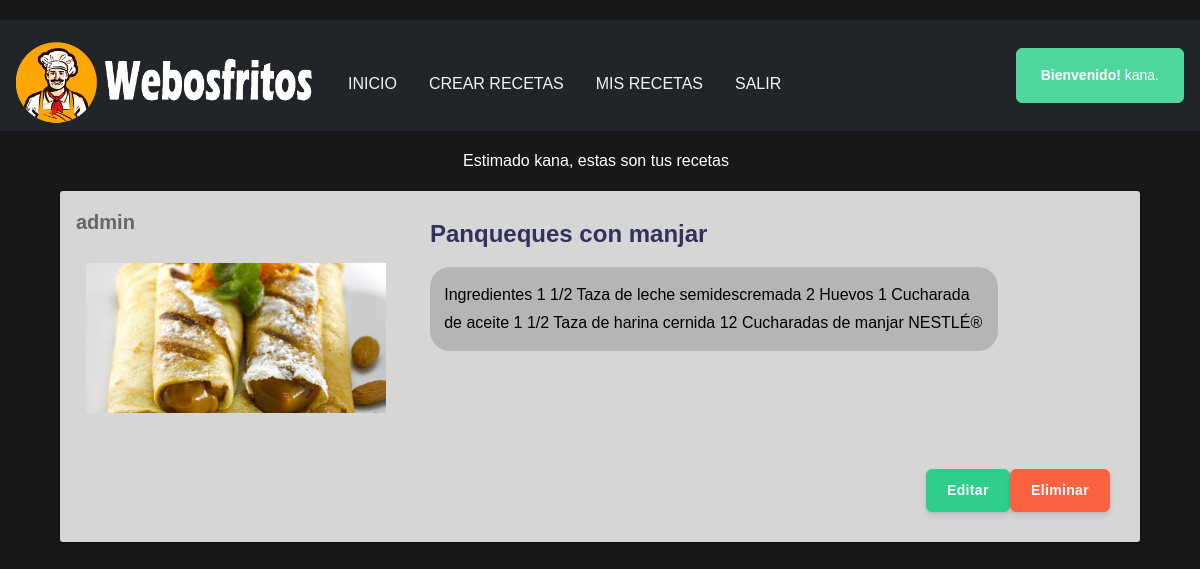
/receta/24/ (signed in), run on the app's committed database.
### core/models.py (models this page shows, shortened)
class Receta(models.Model):
    idreceta = models.AutoField(primary_key=True)
    titulo = models.CharField(max_length=20, null=False, verbose_name='Titulo de la receta')
    imagen = models.ImageField(upload_to='recetas', null= True)
    parrafo = models.TextField(verbose_name='Descripcion de la receta')
    usuario = models.ForeignKey(User, on_delete=models.CASCADE)

### core/views.py (the view)
# urls.py: path('receta/<int:pk>/', PostDetailView.as_view(), name='post-detail'),
class PostDetailView(DetailView):
    model = Receta

### core/templates/core/receta_detail.html
{% extends "core/base.html" %}
{% load static %}
{% load crispy_forms_tags %}
{% block content %}
    <link rel="stylesheet" type="text/css" href="{% static 'core/css/post.css' %}">
    <center><p class="mr-2">Estimado {{user}}, estas son tus recetas</p></center>
    <div class="container">
        <div class="col-md-12 col-lg-12">
            <article class="post vt-post">
                <div class="row">
                    <div class="col-xs-12 col-sm-5 col-md-5 col-lg-4">
                        <div class="post-type post-img">
                            <h2 style="color: rgb(102, 102, 102); margin: 1rem;">{{ receta.usuario.username }}</p>
                            <img style="padding: auto; margin: 10px;" class="article-img" width="300" src="{{ receta.imagen.url }}">
                        </div>
                    </div>
                    <div class="col-xs-12 col-sm-7 col-md-7 col-lg-8" >
                        <div class="caption">
                            <h2 class="md-heading">{{receta.titulo }}</h2>
                            <p style="color: black; background-color: rgba(150, 150, 150, 0.507); padding: 2%; margin-right: 20%; border-radius: 20px;">{{ receta.parrafo }} </p>
                        </div>
                    </div>
                </div>
                <div class="d-flex justify-content-end" style="margin: 30px;">
                    <a href="{% url 'post-update' receta.pk %}"><button class="btn btn-success">Editar</button></a>
                    <a href="{% url 'post-delete' receta.pk %}"><button class="btn btn-warning">Eliminar</button></a>
                </div>
            </article>
        </div>
    </div>
{% endblock content %}

### core/templates/core/base.html (shortened to what this page needs)
{% load static %}
<!DOCTYPE html>
<html>
<head>
    <link rel="stylesheet" href="https://maxcdn.bootstrapcdn.com/bootstrap/4.0.0/css/bootstrap.min.css">
    <link rel="stylesheet" type="text/css" href="{% static 'core/css/argon-css.css' %}">
</head>
<body>
    <header>
        <nav class="navbar navbar-expand-lg navbar-dark bg-dark">
            <a class="navbar-brand" href="{% url 'home' %}"><img src="{% static 'core/imagenes/webosfritosclaro.png' %}" width="300" alt=""></a>
            <div class="collapse navbar-collapse" id="navbarTogglerDemo03">
              <ul class="navbar-nav mr-auto mt-2 mt-lg-0">
                <li class="nav-item"><a class="nav-link" href="{% url 'home' %}">INICIO</a></li>
                {% if user.is_authenticated %}
                    <li class="nav-item"><a class="nav-link" href="{% url 'crear_receta' %}">CREAR RECETAS</a></li>
                    <li class="nav-item"><a class="nav-link" href="{% url 'mis_recetas' %}">MIS RECETAS</a></li>
                    <li class="nav-item"><a class="nav-link" href="{% url 'logout' %}">SALIR</a></li>
                {% else %}
                    <li class="nav-item"><a class="nav-link" href="{% url 'mostrarInicio' %}">INICIAR SESION</a></li>
                    <li class="nav-item"><a class="nav-link" href="{% url 'registro' %}">REGISTRATE</a></li>
                {% endif %}
              </ul>
              {% if user.is_authenticated %}
                <div class="alert alert-success" role="alert">
                    <strong>Bienvenido!</strong> {{ user }}.
                </div>
            {% endif %}
            </div>
          </nav>
      <nav class="navbar navbar-expand-md navbar-dark bg-steel ">
      </nav>
    </header>
    <div class="row">
        <div class="col-md-12">
        {% block content %}{% endblock %}
        </div>
        </div>
</body>
</html>

### core/static/core/css/post.css (style rules this page uses)
body { margin-top:20px; background:#181818; }
.post { width: 100%; float: left; -webkit-box-shadow: 0px 1px 3px rgba(0, 0, 0, 0.4); -moz-box-shadow: 0px 1px 3px rgba(0, 0, 0, 0.4); box-shadow: 0px 1px 3px rgba(0, 0, 0, 0.4); background: rgb(214, 214, 214); margin-bottom: 40px; border-radius: 3px; }
.post .post-type { float: left; width: 100%; }
.post .caption { float: left; width: 100%; text-align: left; padding: 25px 25px; }
.post .caption p { line-height: 28px; margin-bottom: 20px; font-size: 16px; }
.vt-post.post .caption { padding: 25px 0px; }
.md-heading { font-size: 24px !important; line-height: 36px !important; margin-bottom: 15px !important; }

### data on the page
Receta: usuario.username "admin", imagen (picture), titulo "Panqueques con manjar", parrafo "Ingredientes 1 1/2 Taza de leche semidescremada 2 Huevos 1 Cucharada de aceite 1 1/2 Taza de harina cernida 12 Cucharadas de manjar NESTLÉ®"

### other printed values
{{ user }} "kana"
